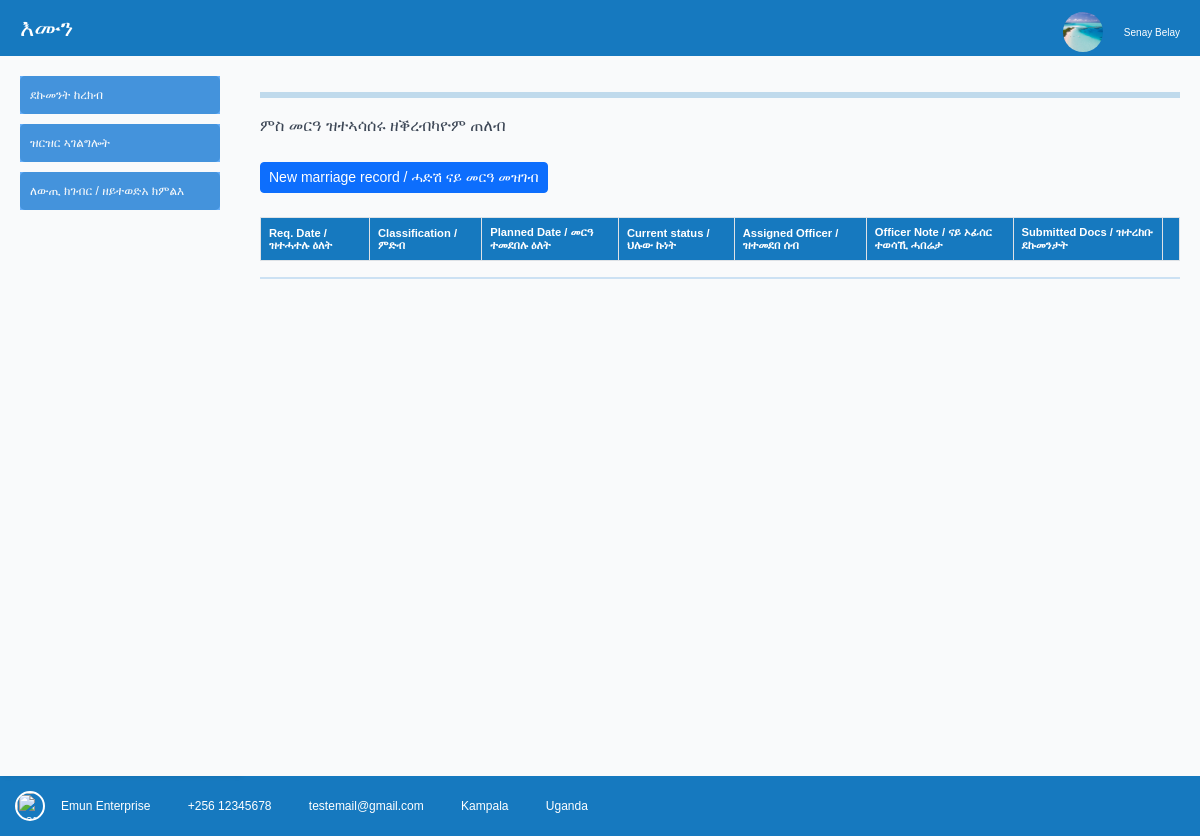
The page /marriage_documents/ (signed in) on the database as committed earlier.
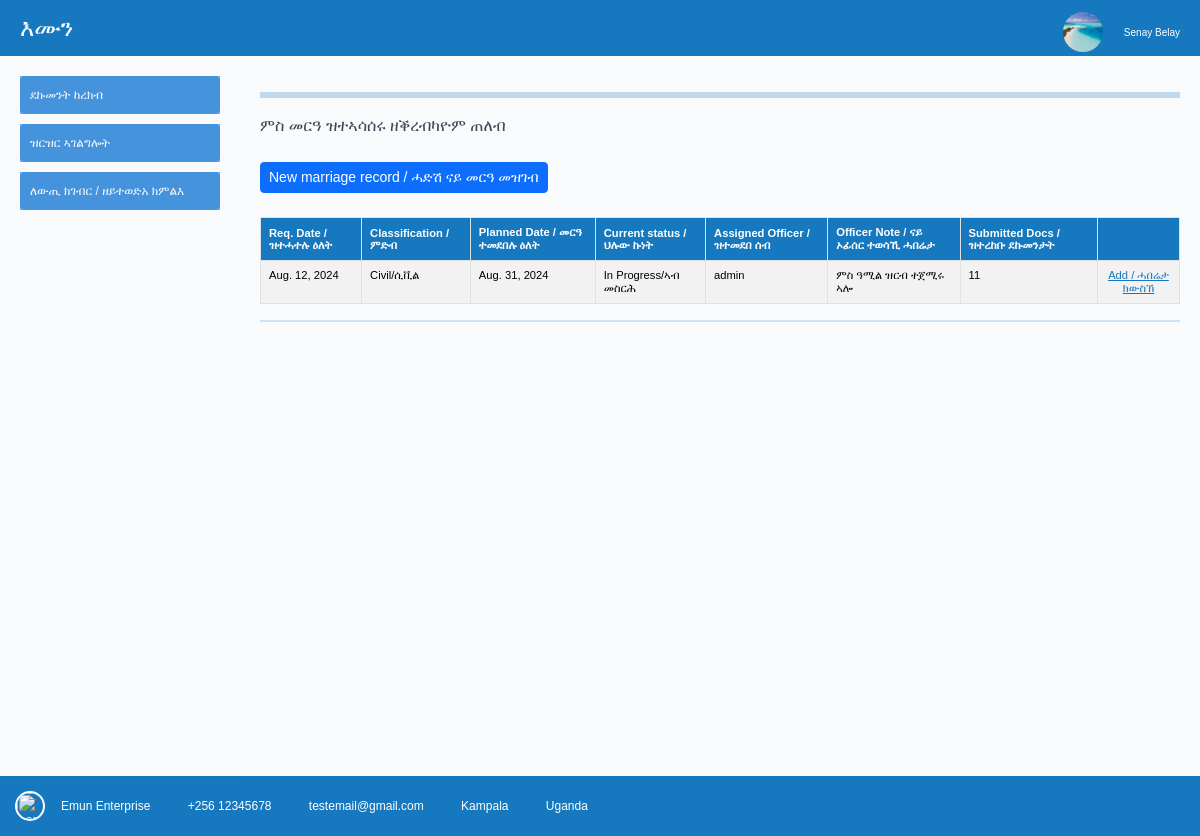
The same page on the database as committed later.
### attachments/models.py (models this page shows, shortened)
class MarriageRecord(TimestampMixin, UserStampedMixin, models.Model):
    CLASSIFICATION_CHOICES = [
        ('1', 'Civil/ሲቪል'),
        ('2', 'Christian/ክርስትያን'),
        ('3', 'Muslim/ምስልምና'),
        ('4', 'Hindu/ሂንዱ'),
        ('5', 'Customary/ባህላዊ'),
        ('6', 'Registered/ናይ መንግስ'),
    ]
    STATUS_CHOICES = [
        ('1', 'Initiated/ተበጊሱ'),
        ('2', 'Assigned/ተመዲቡ'),
        ('3', 'In Progress/ኣብ መስርሕ'),
        ('4', 'Completed/ተዛዚሙ'),
        ('5', 'Cancelled/ተሰሪዙ'),
    ]
    requestor = models.ForeignKey(User, on_delete=models.PROTECT, null=True)
    marriage_classification = models.CharField(max_length=1, choices=CLASSIFICATION_CHOICES, null=True)
    requested_date = models.DateField(auto_now_add=True)
    marriage_planned_date = models.DateField(blank=True, null=True)
    record_status = models.CharField(max_length=1, choices=STATUS_CHOICES, default='1',)
    assigned_officer = models.ForeignKey(User, on_delete=models.PROTECT, null=True, related_name="person_assigned_marriage")
    officer_notes = models.TextField(null=True, blank=True)

class MarriageAttachments(TimestampMixin, UserStampedMixin, models.Model):
    record_id = models.ForeignKey(MarriageRecord, on_delete=models.PROTECT)
    passport_photo_bridegroom = models.ImageField(upload_to=custom_upload_to_marriage)
    passport_photo_bride = models.ImageField(upload_to=custom_upload_to_marriage)
    passport_photo_witness1 = models.ImageField(upload_to=custom_upload_to_marriage)
    passport_photo_witness2 = models.ImageField(upload_to=custom_upload_to_marriage)
    passport_or_id_bridegroom = models.ImageField(upload_to=custom_upload_to_marriage)
    passport_or_id_bride = models.ImageField(upload_to=custom_upload_to_marriage)
    passport_or_id_witness1 = models.ImageField(upload_to=custom_upload_to_marriage)
    passport_or_id_witness2 = models.ImageField(upload_to=custom_upload_to_marriage)
    lc1_letter = models.ImageField(upload_to=custom_upload_to_marriage)
    marriage_related_document_bridegroom = models.ImageField(upload_to=custom_upload_to_marriage)
    marriage_related_document_bride = models.ImageField(upload_to=custom_upload_to_marriage)
    proof_of_payment = models.ImageField(upload_to=custom_upload_to_marriage)
    birth_certificate = models.ImageField(upload_to=custom_upload_to_marriage)
    other_document = models.ImageField(upload_to=custom_upload_to_marriage)
    def count_non_null_fields(self):
        return sum(1 for field in self._meta.get_fields()
                   if isinstance(field, models.ImageField) and getattr(self, field.name))

### decorators.py (the view)
    def wrapper(request, *args, **kwargs):
        if request.user.is_authenticated:
            return view_func(request, *args, **kwargs)
        else:
            messages.error(request, "Access denied")
            return redirect('login')

### attachments/views.py (called while the page is built)
@authentication_required
@allowed_users(allowed_roles=['admin', 'traveler', 'facilitator'])
def marriage_documents(request):
    rec = MarriageRecord.objects.filter(requestor=request.user)
    att = MarriageAttachments.objects.all()
    return render(request, 'marriage_attachment.html', {
        'rec': rec,
        'att': att,
    })

### home/templatetags/group_tags.py (called while the page is built)
@register.filter(name='has_group')
def has_group(user, group_name):
    group = Group.objects.get(name=group_name)
    return group in user.groups.all()

### attachments/templates/marriage_attachment.html (shortened to what this page needs)
{% extends  'base.html' %}
{% load static %}
{% block content %}
<hr>
<span>ምስ መርዓ ዝተኣሳሰሩ ዘቕረብካዮም ጠለብ</span><br><br>
<a href="{% url 'add_marriage_record' %}" style="display:inline-block;" class="btn btn-primary btn-sm">New marriage record / ሓድሽ ናይ መርዓ መዝገብ</a>
<br><br>
<table class="table table-bordered table-striped">
    <thead class="thead-dark">
        <tr>
            <th >Req. Date / ዝተሓተሉ ዕለት</th>
            <th >Classification / ምድብ</th>
            <th >Planned Date / መርዓ ተመደበሉ ዕለት</th>
            <th >Current status / ህሉው ኩነት</th>
            <th >Assigned Officer / ዝተመደበ ሰብ</th>
            <th >Officer Note / ናይ ኦፊሰር ተወሳኺ ሓበሬታ </th>
            <th >Submitted Docs / ዝተረከቡ ደኩመንታት </th>
            <th></th>
        </tr>
    </thead>
    <tbody>
{% for i in rec %}
        <tr>
            <td>{{i.requested_date}}</td>
            <td>{{i.get_marriage_classification_display}}</td>
            <td>{{i.marriage_planned_date}}</td>
            <td>{{i.get_record_status_display}}</td>
            <td>{{i.assigned_officer}}</td>
            <td>{{i.officer_notes}}</td>
            <td>
                {% for j in att %}
                {% if j.record_id.id == i.id %}
                {{j.count_non_null_fields}}
                {%endif%}
                {%endfor%}
            </td>
            <td class="act" style="text-align:center; vertical-align:middle;"><a href="{% url 'add_marriage_attachment' i.id %}" style="display:inline-block;">Add / ሓበሬታ ክውስኽ </a></td>
        </tr>
{% endfor %}
     </tbody>
</table>
<hr class="divider">
{% endblock %}

Rows that differ between the two databases and show on the page:
added MarriageRecord: requested_date "Aug. 12, 2024", marriage_classification "Civil/ሲቪል", marriage_planned_date "Aug. 31, 2024", record_status "In Progress/ኣብ መስርሕ", assigned_officer "admin", officer_notes "ምስ ዓሚል ዝርብ ተጀሚሩ ኣሎ"
added MarriageAttachments: count_non_null_fields "11"
